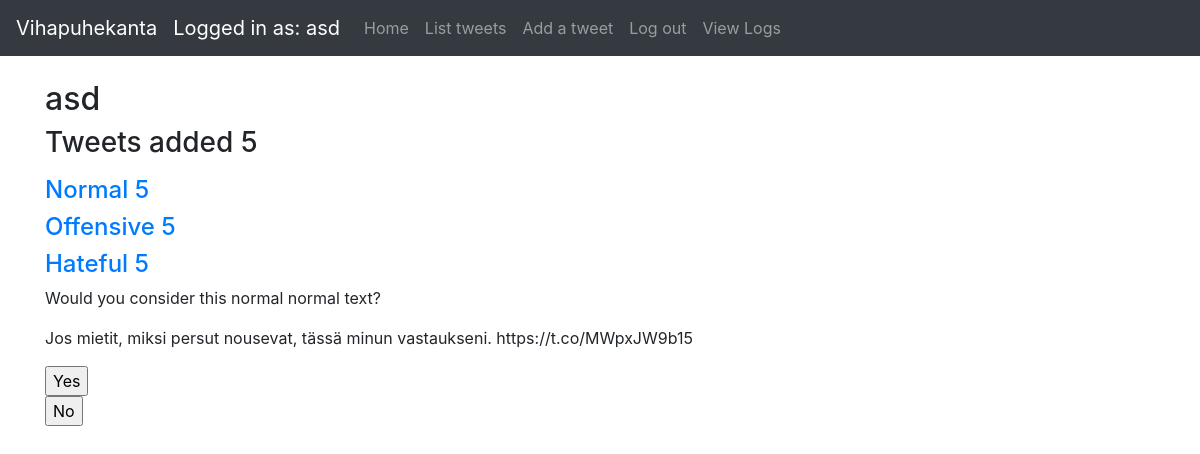
Page / (signed in) on the committed database.
### application/auth/models.py (models this page shows, shortened)
class User(db.Model):
    __tablename__ = "account"
    id = db.Column(db.Integer, primary_key=True)
    date_created = db.Column(db.DateTime, default=db.func.current_timestamp())
    date_modified = db.Column(db.DateTime, default=db.func.current_timestamp(),
                              onupdate=db.func.current_timestamp())
    name = db.Column(db.String(144), nullable=False)
    username = db.Column(db.String(144), nullable=False)
    password = db.Column(db.String(144), nullable=False)
    tweets = db.relationship("Tweet", backref='account', lazy=True)

### application/tweets/models.py (models this page shows, shortened)
class Tweet(db.Model):
    id = db.Column(db.Integer, primary_key=True)
    date_created = db.Column(db.DateTime, default=db.func.current_timestamp())
    date_modified = db.Column(db.DateTime, default=db.func.current_timestamp(),
                              onupdate=db.func.current_timestamp())
    tweetid = db.Column(db.String(100))
    tweettype = db.Column(db.String(100))
    tweettext = db.Column(db.String(300))
    addedby = db.Column(db.String(100))
    tweetdescription = db.Column(db.String(100))
    account_id = db.Column(db.Integer, db.ForeignKey('account.id'),
                           nullable=False)

### application/views.py (the view)
@app.route("/")
@login_required
def index():
    tweet_query = tweet_query_user().all()
    normal = normal_size(tweet_query)
    offensive = offensive_size(tweet_query)
    hateful = hateful_size(tweet_query)
    random_tweet = randRow()
    vote = db.session.query().filter(Vote.tweet_id == random_tweet.id)
    return render_template("index.html", tweets=len(tweet_query), tweetsNormal=normal,
                           tweetsOffensive=offensive, tweetsHateful=hateful, tweet=random_tweet)

### application/__init__.py (called while the page is built)
@login_manager.user_loader
def load_user(user_id):
    return User.query.get(user_id)

### application/tweets/views.py (called while the page is built)
def tweet_query_user():
    return db.session().query(Tweet).filter(Tweet.account_id == current_user.id)

### application/views.py (called while the page is built)
def randRow():
    row_id = Tweet.query.order_by(func.random()).first().id
    row = Tweet.query.get(row_id)
    return row

def normal_size(tweetquery):
    return len(tweetquery)

def offensive_size(tweetquery):
    return len(tweetquery)

def hateful_size(tweetquery):
    return len(tweetquery)

### application/templates/index.html (shortened to what this page needs)
{% extends "layout.html" %}
{% block body %}
    {% if current_user.is_authenticated %}
        <h2>
            {{ current_user.name }}
        </h2>
        <h3>
            <p>Tweets added {{ tweets }}</p>
        </h3>
        <h4>
            <a href="#">Normal {{ tweetsNormal }}</a>
        </h4>
        <h4>
            <a href="#">Offensive {{ tweetsOffensive }}</a>
        </h4>
        <h4>
            <a href="#">Hateful {{ tweetsHateful }}</a>
        </h4>
        <div id="random_tweet">
            <p>Would you consider this normal {{ tweet.tweettype }} text?</p>
            <p>{{ tweet.tweettext }}</p>
            <form method="POST" action="{{ url_for('random_tweet_vote', id = tweet.id) }}">
                <input type="submit" name="vote_button" value="Yes"/>
            </form>
            <form method="POST" action="{{ url_for('random_tweet_vote', id = tweet.id) }}">
                <input type="submit" name="vote_button" value="No"/>
            </form>
        </div>
    {% else %}
        <h1>
            Hello, please login or register.
        </h1>
    {% endif %}
{% endblock %}

### application/templates/layout.html (shortened to what this page needs)
<!DOCTYPE html>
<html>
<head>
    <link rel="stylesheet" href="https://maxcdn.bootstrapcdn.com/bootstrap/4.0.0/css/bootstrap.min.css"
>
</head>
<body>
<nav class="navbar navbar-expand-md navbar-dark bg-dark mb-4">
    <a class="navbar-brand" href="#">Vihapuhekanta</a>
    {% if current_user.is_authenticated %}
        <ul class="navbar-nav mr-auto">
            <li>
                <a class="navbar-brand" href="#">Logged in as: {{ current_user.name }}</a>
            </li>
            <li class="nav-item">
                <a class="nav-link" href="/">Home</a>
            </li>
            <li class="nav-item">
                <a class="nav-link" href="{{ url_for('tweets_index') }}">List tweets</a>
            </li>
            <li class="nav-item">
                <a class="nav-link" href="{{ url_for('tweets_form') }}">Add a tweet</a>
            </li>
            <li class="nav-item">
                <a class="nav-link" href="{{ url_for('auth_logout') }}">Log out</a>
            </li>
            <li class="nav-item">
                <a class="nav-link" href="{{ url_for('view_logs') }}">View Logs</a>
            </li>
        </ul>
    {% endif %}
</nav>
<main role="main" class="container">
    {% block body %}{% endblock %}
</main>
</body>
</html>

### rows in the picture
User: name "asd"
Tweet: tweettype "normal", tweettext "Jos mietit, miksi persut nousevat, tässä minun vastaukseni. https://t.co/MWpxJW9b15"

### other values in the picture
{{ tweets }} "5"
{{ tweetsNormal }} "5"
{{ tweetsOffensive }} "5"
{{ tweetsHateful }} "5"
